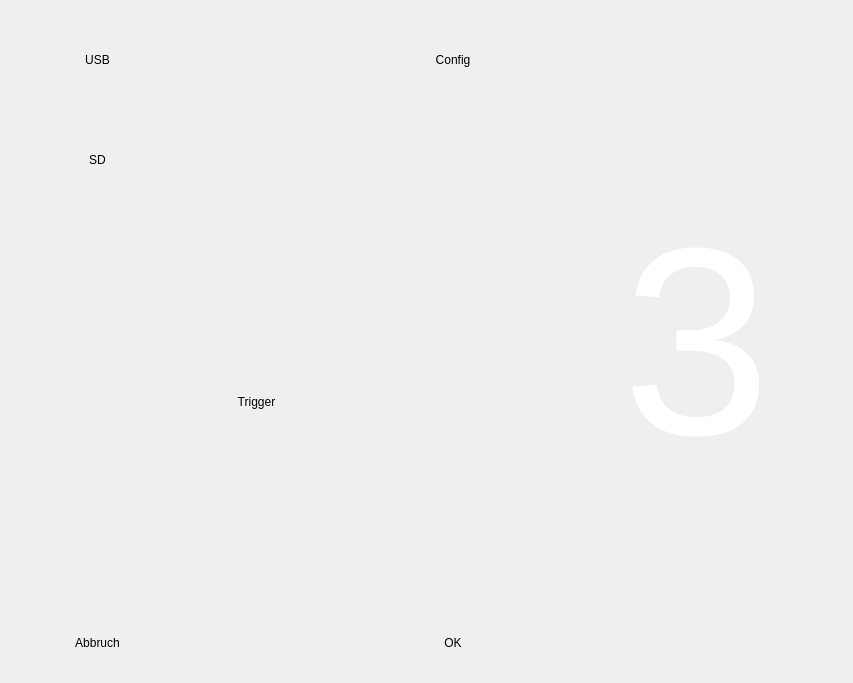
<?xml version="1.0" encoding="UTF-8"?>
<ui version="4.0">
 <class>MainWindow</class>
 <widget class="QMainWindow" name="MainWindow">
  <property name="geometry">
   <rect>
    <x>0</x>
    <y>0</y>
    <width>853</width>
    <height>683</height>
   </rect>
  </property>
  <property name="cursor">
   <cursorShape>ArrowCursor</cursorShape>
  </property>
  <property name="windowTitle">
   <string>Fotobox</string>
  </property>
  <widget class="QWidget" name="centralwidget">
   <property name="cursor">
    <cursorShape>ArrowCursor</cursorShape>
   </property>
   <widget class="QFrame" name="gui">
    <property name="geometry">
     <rect>
      <x>10</x>
      <y>10</y>
      <width>493</width>
      <height>683</height>
     </rect>
    </property>
    <layout class="QGridLayout" name="gridLayout">
     <property name="leftMargin">
      <number>0</number>
     </property>
     <property name="topMargin">
      <number>0</number>
     </property>
     <property name="rightMargin">
      <number>0</number>
     </property>
     <property name="bottomMargin">
      <number>0</number>
     </property>
     <property name="spacing">
      <number>0</number>
     </property>
     <item row="1" column="0">
      <widget class="QPushButton" name="btSd">
       <property name="minimumSize">
        <size>
         <width>175</width>
         <height>100</height>
        </size>
       </property>
       <property name="text">
        <string>SD</string>
       </property>
       <property name="flat">
        <bool>true</bool>
       </property>
      </widget>
     </item>
     <item row="0" column="2">
      <widget class="QPushButton" name="btConfig">
       <property name="minimumSize">
        <size>
         <width>100</width>
         <height>100</height>
        </size>
       </property>
       <property name="text">
        <string>Config</string>
       </property>
       <property name="flat">
        <bool>true</bool>
       </property>
      </widget>
     </item>
     <item row="0" column="0">
      <widget class="QPushButton" name="btUsb">
       <property name="minimumSize">
        <size>
         <width>175</width>
         <height>100</height>
        </size>
       </property>
       <property name="text">
        <string>USB</string>
       </property>
       <property name="flat">
        <bool>true</bool>
       </property>
      </widget>
     </item>
     <item row="3" column="0">
      <widget class="QPushButton" name="btAbbruch">
       <property name="minimumSize">
        <size>
         <width>100</width>
         <height>100</height>
        </size>
       </property>
       <property name="text">
        <string>Abbruch</string>
       </property>
       <property name="flat">
        <bool>true</bool>
       </property>
      </widget>
     </item>
     <item row="3" column="2">
      <widget class="QPushButton" name="btAccept">
       <property name="minimumSize">
        <size>
         <width>100</width>
         <height>100</height>
        </size>
       </property>
       <property name="text">
        <string>OK</string>
       </property>
       <property name="flat">
        <bool>true</bool>
       </property>
      </widget>
     </item>
     <item row="3" column="1">
      <spacer name="horizontalSpacer">
       <property name="orientation">
        <enum>Qt::Horizontal</enum>
       </property>
       <property name="sizeHint" stdset="0">
        <size>
         <width>40</width>
         <height>20</height>
        </size>
       </property>
      </spacer>
     </item>
     <item row="2" column="0" colspan="3">
      <widget class="QPushButton" name="btTrigger">
       <property name="sizePolicy">
        <sizepolicy hsizetype="Minimum" vsizetype="MinimumExpanding">
         <horstretch>0</horstretch>
         <verstretch>0</verstretch>
        </sizepolicy>
       </property>
       <property name="text">
        <string>Trigger</string>
       </property>
       <property name="flat">
        <bool>true</bool>
       </property>
      </widget>
     </item>
    </layout>
   </widget>
   <widget class="QLabel" name="bild">
    <property name="geometry">
     <rect>
      <x>560</x>
      <y>70</y>
      <width>231</width>
      <height>331</height>
     </rect>
    </property>
    <property name="cursor">
     <cursorShape>ArrowCursor</cursorShape>
    </property>
    <property name="text">
     <string/>
    </property>
   </widget>
   <widget class="QLabel" name="lblZahl">
    <property name="geometry">
     <rect>
      <x>450</x>
      <y>150</y>
      <width>493</width>
      <height>383</height>
     </rect>
    </property>
    <property name="palette">
     <palette>
      <active>
       <colorrole role="WindowText">
        <brush brushstyle="SolidPattern">
         <color alpha="255">
          <red>255</red>
          <green>255</green>
          <blue>255</blue>
         </color>
        </brush>
       </colorrole>
       <colorrole role="Text">
        <brush brushstyle="SolidPattern">
         <color alpha="255">
          <red>255</red>
          <green>255</green>
          <blue>255</blue>
         </color>
        </brush>
       </colorrole>
       <colorrole role="PlaceholderText">
        <brush brushstyle="NoBrush">
         <color alpha="128">
          <red>255</red>
          <green>255</green>
          <blue>255</blue>
         </color>
        </brush>
       </colorrole>
      </active>
      <inactive>
       <colorrole role="WindowText">
        <brush brushstyle="SolidPattern">
         <color alpha="255">
          <red>255</red>
          <green>255</green>
          <blue>255</blue>
         </color>
        </brush>
       </colorrole>
       <colorrole role="Text">
        <brush brushstyle="SolidPattern">
         <color alpha="255">
          <red>0</red>
          <green>0</green>
          <blue>0</blue>
         </color>
        </brush>
       </colorrole>
       <colorrole role="PlaceholderText">
        <brush brushstyle="NoBrush">
         <color alpha="128">
          <red>255</red>
          <green>255</green>
          <blue>255</blue>
         </color>
        </brush>
       </colorrole>
      </inactive>
      <disabled>
       <colorrole role="WindowText">
        <brush brushstyle="SolidPattern">
         <color alpha="255">
          <red>120</red>
          <green>120</green>
          <blue>120</blue>
         </color>
        </brush>
       </colorrole>
       <colorrole role="Text">
        <brush brushstyle="SolidPattern">
         <color alpha="255">
          <red>120</red>
          <green>120</green>
          <blue>120</blue>
         </color>
        </brush>
       </colorrole>
       <colorrole role="PlaceholderText">
        <brush brushstyle="NoBrush">
         <color alpha="128">
          <red>255</red>
          <green>255</green>
          <blue>255</blue>
         </color>
        </brush>
       </colorrole>
      </disabled>
     </palette>
    </property>
    <property name="font">
     <font>
      <pointsize>300</pointsize>
     </font>
    </property>
    <property name="text">
     <string>3</string>
    </property>
    <property name="scaledContents">
     <bool>true</bool>
    </property>
    <property name="alignment">
     <set>Qt::AlignCenter</set>
    </property>
   </widget>
  </widget>
 </widget>
 <resources/>
 <connections/>
</ui>
